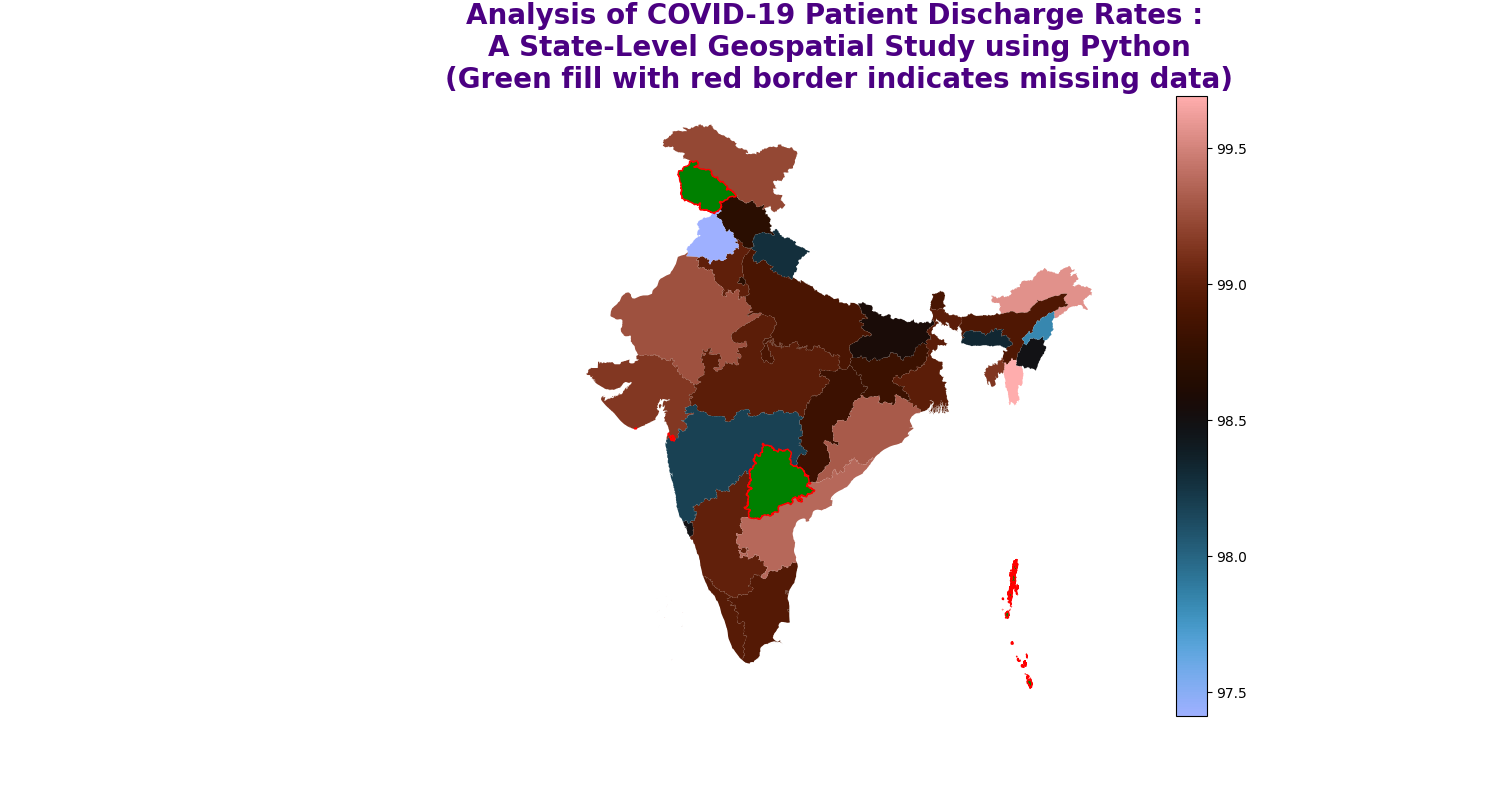

The script that drew this image:
#import all libraries needed
import pandas as pd
import geopandas as gpd
from matplotlib import pyplot as plt

try :
    #import both shapefile and data set
    data = pd.read_csv("Covid-19_status_of_india.csv")
    indian_map = gpd.read_file("India.geojson")

except FileNotFoundError as e :
    print(f"Error : {e} . ensure that file is at right directory.")
    exit( )

#make two column name equal
indian_map = indian_map.rename(columns = {"STNAME" : "State"})
data = data.rename(columns={"State/UTs":"State"})

#ensure consistent spellingand casing
indian_map["State"] = indian_map["State"].str.upper().str.strip()
data["State"] = data["State"].str.upper().str.strip()

#merged the data sets
merge_data = indian_map.merge(data,on = "State",how = "left")
#merge_data.dropna(subset = ["Death Ratio"],inplace = True)
fig,ax = plt.subplots(1,1,figsize = (15,15))

merge_data.plot(
    column = "Discharge Ratio",
    ax = ax ,
    #edgecolor="black",  use if needed
    legend = True ,
    cmap = "berlin",
    missing_kwds = {"color":"green",
                    "edgecolor":"red",
                    "hatch":" ",
                    "label":"missing values"
    })
ax.set_title(f"Analysis of COVID-19 Patient Discharge Rates : \nA State-Level Geospatial Study using Python\n(Green fill with red border indicates missing data)",
                fontdict = {"fontsize":"20",
                         "fontweight":"7",
                         "color":"indigo",
                         "fontweight" : "bold"
                         })

ax.axis("off")
plt.tight_layout()
plt.show()
#plt.savefig("covid-19_data analysis.png",dpi = 300)
